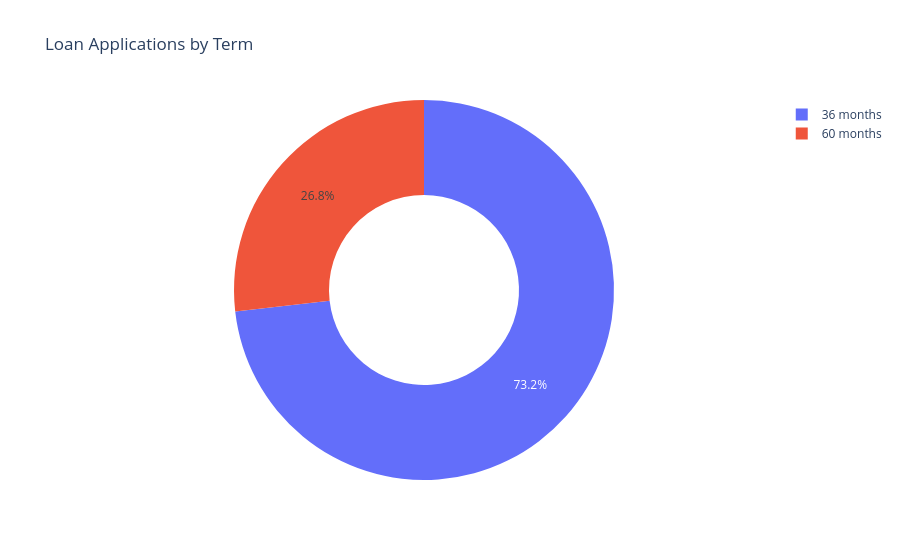

Notebook code for this chart:
### Markdown cell above
#### Total Application by Term

### Code cell
fig = px.pie(
    term_data,
    names='term',
    values='Total_Applications',
    hole=0.5,
    title='Loan Applications by Term'
)

fig.show()

### Figure 1 — Plotly figure (JSON) as saved in the notebook; plotly's stock layout.template omitted (floating-point values rounded to 4 significant figures)
{"data": [{"domain": {"x": [0, 1], "y": [0, 1]}, "hole": 0.5, "hovertemplate": "term=%{label}<br>Total_Applications=%{value}<extra></extra>", "labels": ["36 months", "60 months"], "legendgroup": "", "name": "", "showlegend": true, "type": "pie", "values": [28237, 10339]}], "layout": {"legend": {"tracegroupgap": 0}, "title": {"text": "Loan Applications by Term"}}}
